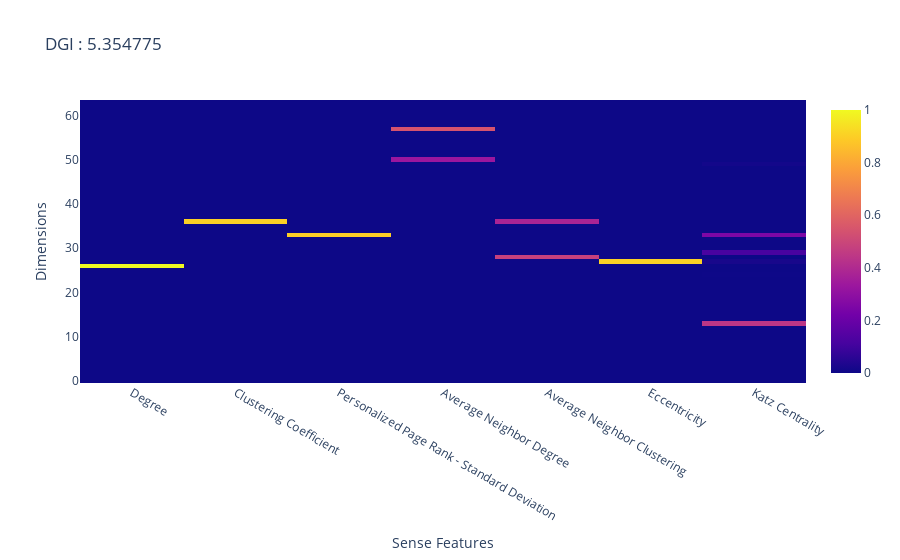
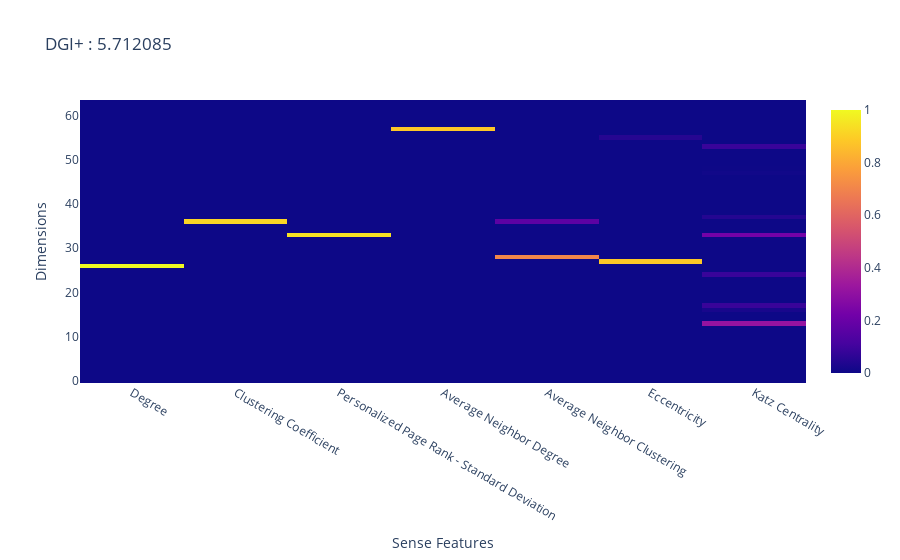

These figures' notebook cell, in order:
### Code cell
fig = go.Figure()
fig.add_trace(go.Heatmap(z = explain_og,
                         x = list(sense_feat_dict), 
                         ))
fig.update_layout(title_text = 'DGI : ' + str(np.linalg.norm(explain_og, ord = 'nuc')), 
                  xaxis_title_text = 'Sense Features', 
                  yaxis_title_text = 'Dimensions')

fig.show()

fig = go.Figure()
fig.add_trace(go.Heatmap(z = explain_plus,
                         x = list(sense_feat_dict), 
                         ))
fig.update_layout(title_text = 'DGI+ : ' + str(np.linalg.norm(explain_plus, ord = 'nuc')), 
                  xaxis_title_text = 'Sense Features', 
                  yaxis_title_text = 'Dimensions')

fig.show()

### Figure 1 — Plotly figure (JSON) as saved in the notebook; plotly's stock layout.template omitted (floating-point values rounded to 4 significant figures; data arrays with more than 128 entries replaced by an {"elided": "..."} marker saying what was removed)
{"data": [{"type": "heatmap", "x": ["Degree", "Clustering Coefficient", "Personalized Page Rank - Standard Deviation", "Average Neighbor Degree", "Average Neighbor Clustering", "Eccentricity", "Katz Centrality"], "z": {"elided": "64x7 float values"}}], "layout": {"title": {"text": "DGI : 5.354775"}, "xaxis": {"title": {"text": "Sense Features"}}, "yaxis": {"title": {"text": "Dimensions"}}}}

### Figure 2 — Plotly figure (JSON) as saved in the notebook; plotly's stock layout.template omitted (floating-point values rounded to 4 significant figures; data arrays with more than 128 entries replaced by an {"elided": "..."} marker saying what was removed)
{"data": [{"type": "heatmap", "x": ["Degree", "Clustering Coefficient", "Personalized Page Rank - Standard Deviation", "Average Neighbor Degree", "Average Neighbor Clustering", "Eccentricity", "Katz Centrality"], "z": {"elided": "64x7 float values"}}], "layout": {"title": {"text": "DGI+ : 5.712085"}, "xaxis": {"title": {"text": "Sense Features"}}, "yaxis": {"title": {"text": "Dimensions"}}}}
